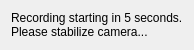
<?xml version="1.0" encoding="UTF-8"?>
<ui version="4.0">
 <class>Wait</class>
 <widget class="QDialog" name="Wait">
  <property name="geometry">
   <rect>
    <x>0</x>
    <y>0</y>
    <width>156</width>
    <height>40</height>
   </rect>
  </property>
  <property name="windowTitle">
   <string>Dialog</string>
  </property>
  <layout class="QVBoxLayout" name="verticalLayout">
   <item>
    <widget class="QLabel" name="label">
     <property name="font">
      <font>
       <pointsize>9</pointsize>
      </font>
     </property>
     <property name="text">
      <string>Recording starting in 5 seconds.
Please stabilize camera...</string>
     </property>
    </widget>
   </item>
  </layout>
 </widget>
 <resources/>
 <connections/>
</ui>
